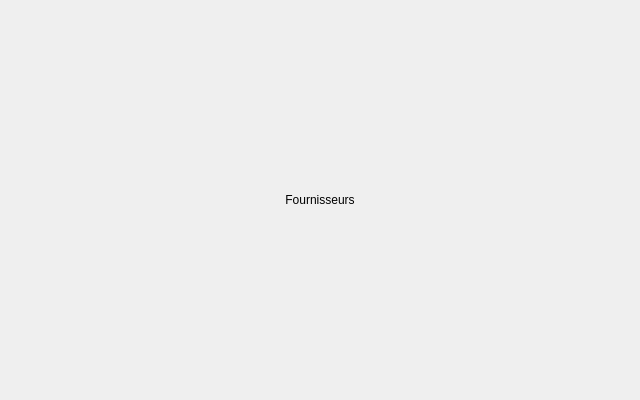
<?xml version="1.0" encoding="UTF-8"?>
<ui version="4.0">
 <class>Form</class>
 <widget class="QWidget" name="Form">
  <property name="styleSheet">
   <string notr="true">/* ==== AUTO-SYNCED QSS START (managed by theme/sync_qss.py) ==== */
/* ===================================================================== *
 * AZENZ - Global base style sheet                                       *
 * Single source of truth for all windows.                               *
 * Class-based for QFrame/QLabel; element-level for shared controls.     *
 * ===================================================================== */

#Background {
    background-color: #F8F9FB;
}

/* ===================================================================== *
 * Labels - class based (no global QLabel rule)                          *
 * ===================================================================== */
QLabel[class="label"] {
    color: #333333;
    border: none;
    background-color: transparent;
    font-family: "Inter", "Tajawal";
    font-size: 13px;
    font-weight: 500;
}

QLabel[class="field-label"] {
    color: #434655;
    background: transparent;
    border: none;
    font-family: "Inter", "Tajawal";
    font-size: 11px;
    font-weight: 600;
    text-transform: uppercase;
}

QLabel[class="title"] {
    color: #191c1e;
    background: transparent;
    border: none;
    font-family: "Inter", "Tajawal";
    font-size: 28px;
    font-weight: 700;
}

QLabel[class="subtitle"] {
    color: #6b7280;
    background: transparent;
    border: none;
    font-family: "Inter", "Tajawal";
    font-size: 14px;
    font-weight: 400;
}

QLabel[class="label-muted"] {
    color: rgb(154, 153, 150);
    background: transparent;
    border: none;
    font-family: "Inter", "Tajawal";
    font-size: 12px;
    font-weight: 400;
}

QLabel[class="section-title"] {
    color: #191c1e;
    background: transparent;
    border: none;
    font-family: "Inter", "Tajawal";
    font-size: 18px;
    font-weight: 600;
}

QLabel[class="separator"] {
    background-color: rgba(195, 197, 216, 0.5);
    border: none;
    height: 1px;
}

QLabel[class="separator-dashed"] {
    background-color: transparent;
    border-top: 1px dashed #d9dde7;
    min-height: 1px;
    max-height: 1px;
}

/* QLineEdit has Icon */
QLineEdit[class="icon-lineedit"] {
    background-color: #ffffff;
    border: 2px solid #e0e0e0;
    border-radius: 6px;
    padding: 6px;
    color: #333333;
    
    selection-background-color: #0051df; 
    selection-color: #ffffff;
}

QLineEdit[class="icon-lineedit"]:hover {
    border: 2px solid #b3b3b3;
}

QLineEdit[class="icon-lineedit"]:focus {
    border: 2px solid #0051df;
    background-color: #fbfcff;
}

QLineEdit[class="icon-lineedit"]:disabled {
    background-color: #f5f5f5;
    color: #a0a0a0;
    border: 2px solid #e8e8e8;
}

QLineEdit[class="icon-lineedit"][readOnly="true"] {
    background-color: #fafafa;
    color: #666666;
    border: 2px dashed #cccccc;
}

/* QLineEdit */
QLineEdit {
    background-color: #ffffff;
    border: 2px solid #e0e0e0;
    border-radius: 6px;
    padding: 6px 12px;
    font-size: 13px;
    font-weight: 500;
    font-family: "Inter";
    color: #333333;
    
    selection-background-color: #0051df; 
    selection-color: #ffffff;
}

QLineEdit:hover {
    border: 2px solid #b3b3b3;
}

QLineEdit:focus {
    border: 2px solid #0051df;
    background-color: #fbfcff;
}

QLineEdit:disabled {
    background-color: #f5f5f5;
    color: #a0a0a0;
    border: 2px solid #e8e8e8;
}

QLineEdit[readOnly="true"] {
    background-color: #fafafa;
    color: #666666;
    border: 2px dashed #cccccc;
}


/* ===================================================================== *
 * QPushButton (login)                                                   *
 * ===================================================================== */
/* Primary QPushButton Style */
QPushButton[class="primary"] {
    background-color: #0051df;
    color: #ffffff;
    border: none;
    border-radius: 8px;
    padding: 10px 16px;
    font-size: 12px;
    font-weight: 500;
    font-family: "Inter", "Tajawal";
}

QPushButton[class="primary"]:hover {
    background-color: rgba(0, 81, 223, 230); 
}

QPushButton[class="primary"]:pressed {
    background-color: rgba(0, 81, 223, 204);
}

QPushButton[class="primary"]:focus {
    border: 2px solid #00174d;
}


/* Outlined QPushButton Style */
QPushButton[class="outlined"] {
    background-color: #ffffff;
    color: #434655;
    border: 1px solid #c3c5d8;
    border-radius: 8px;
    padding: 10px 16px;
    font-size: 12px;
    font-weight: 500;
    font-family: "Inter", "Tajawal";
}    

QPushButton[class="outlined"]:hover {
    background-color: #f3f4f6;
}    

QPushButton[class="outlined"]:pressed {
    background-color: #edeef0;
}    

QPushButton[class="outlined"]:focus {
    border: 2px solid rgba(0, 81, 223, 51);
}    


/* CardToolButton */
QToolButton[class="card-button"] {
    color: #000;
    padding: 15px;
    padding-top: 20px;
    background-color: #f8f9fa;
    border: 1px solid #eaebf0;
    border-radius: 12px;
}

QToolButton[class="card-button"]:hover {
    background-color: #f3f4f6;
    border: 1px solid hsl(218, 100%, 55%);
}

QToolButton[class="card-button"]:pressed {
    background-color: #e5e7eb;
}

/* SidebarToolButton */
QToolButton[class="sidebar-button"] {
    background-color: transparent;
    color: #4b5563;
    border: none;
    border-left: 4px solid transparent; 
    padding: 12px 16px;
    spacing: 18px;
    
    text-align: left;
    font-size: 15px;
    font-weight: 500;
    font-family: "Inter";
}    

QToolButton[class="sidebar-button"]:checked {
    background-color: #d0e1fb;
    color: #0051df;
    border-left: 4px solid #0051df; 
    border-top-right-radius: 8px;
    border-bottom-right-radius: 8px;
    border-top-left-radius: 0px;
    border-bottom-left-radius: 0px;
}    

QToolButton[class="sidebar-button"]:unchecked:hover {
    background-color: #f3f4f6;
    border-top-right-radius: 8px;
    border-bottom-right-radius: 8px;
}    


QToolButton[class="icon-button"] {
    background-color: transparent;
    border: none;
    border-radius: 21px;
    padding: 8px;
}    

QToolButton[class="icon-button"]:hover {
    background-color: #f3f4f6;
}    

QToolButton[class="icon-button"]:pressed {
    background-color: #e5e7eb;
}    


/* LoginErrorLabel */
QLabel#LoginErrorLabel {
    background-color: #f8d7da;
    border: 1px solid #c9302c;
    border-radius: 10px;
    padding: 10px;
    padding-left: 15px;
	color: #721c24;	
	image: url(:/icons/icons/warning.svg);
	image-position: left;
}    


/* ComboBox Box */
QComboBox {
    background-color: #ffffff;
    border: 2px solid #e0e0e0;
    border-radius: 6px;
    padding: 6px 12px;
    font-family: "Inter";
    font-size: 13px;
    font-weight: 500;
    color: #333333;
    min-width: 60px;
}

QComboBox:hover {
    border: 2px solid #b3b3b3;
}

QComboBox:focus {
    border: 2px solid #0051df;
    background-color: #fbfcff;
}

QComboBox::drop-down {
    border: 6px;
}

QComboBox QAbstractItemView {
    background-color: #ffffff;
    border: 1px solid #eaebf0;
    border-radius: 0px;
    box-shadow: none;
    padding: 4px;
    font-family: "Inter";
    font-size: 13px;
    font-weight: 500;
    color: #333333;
    
    selection-background-color: #0051df;
    selection-color: #ffffff;
}

QComboBox QAbstractItemView::item {
    padding: 8px 12px;
    border-radius: 4px;
    color: #4b5563;
    min-height: 24px;
}

QComboBox QAbstractItemView::item:hover {
    background-color: #f3f4f6;
    color: #0051df;
}

/* 4. The Arrow Icon itself */
QComboBox::down-arrow {
    image: url(:/icons/icons/down_arrow.svg);
}


/* LoginFrame */
QFrame#LoginFrame {
    background-color: #ffffff;
    border: 1px solid #babcca; 
    border-radius: 12px; 
}    

QMainWindow#LoginWindow {
    background-color: rgb(255, 255, 255);
    border-image: url(:/images/images/Corporate background.png) 0 0 0 0 stretch stretch;
    background-repeat: no-repeat;
}


/* ===================================================================== *
 * Frames - class based (no global QFrame rule)                          *
 * ===================================================================== */
QFrame[class="card"] {
    background-color: #ffffff;
    border: 2px solid #e2e3e8; /* Soft gray border */
    border-radius: 12px;
}

QFrame[class="header"] {
    background-color: #f8fafc;       /* Very light slate/blue-gray tint */
    border-top-left-radius: 8px;     /* Round only the top corners */
    border-top-right-radius: 8px;
    border-bottom-left-radius: 0px;
    border-bottom-right-radius: 0px;
    border-bottom: 1px solid #e2e8f0; /* Subtle bottom separator line */
}

QFrame[class="gframe"] {
    background-color: transparent;   /* Blends seamlessly into sidebar background */
    border: none;
    
    padding-left: 0px;              /* Indents child elements like modern web apps */
    margin-top: 2px;
    margin-bottom: 4px;
}

/* Bar Frames */
QFrame#SidebarFrame, QFrame#FootSidebarFrame {
	border-right: 1px solid #d0d0d0;
    background-color: #f7f7f7;
}

QFrame#FootSidebarFrame {
    border-top: 1px solid #d0d0d0;
}

QFrame#TopBarFrame {
    border-bottom: 1px solid #d0d0d0;
}


/* ===================================================================== *
 * Summary / stat cards - unified class based set                        *
 * ===================================================================== */
QFrame[class="summary-card"] {
    background-color: #ffffff;
    border: 1px solid #eaebf0;
    border-radius: 12px;
}

QFrame[class="summary-card-inner"] {
    background-color: #f8fafc;
    border: 1px solid #e1e4ea;
    border-radius: 8px;
}

QLabel[class="summary-title"] {
    color: #434655;
    background: transparent;
    border: none;
    font-family: "Inter", "Tajawal";
    font-size: 12px;
    font-weight: 600;
}

QLabel[class="summary-value"] {
    color: #111827;
    background: transparent;
    border: none;
    font-family: "Inter", "Tajawal";
    font-size: 24px;
    font-weight: 700;
}

QLabel[class="summary-value-primary"] {
    color: #0051df;
    background: transparent;
    border: none;
    font-family: "Inter", "Tajawal";
    font-size: 24px;
    font-weight: 700;
}

QLabel[class="summary-value-danger"] {
    color: #dc2626;
    background: transparent;
    border: none;
    font-family: "Inter", "Tajawal";
    font-size: 24px;
    font-weight: 700;
}

QLabel[class="summary-label"] {
    color: #1f2937;
    background: transparent;
    border: none;
    font-family: "Inter", "Tajawal";
    font-size: 17px;
    font-weight: 500;
}

QLabel[class="summary-total"] {
    color: #020617;
    background: transparent;
    border: none;
    font-family: "Inter", "Tajawal";
    font-size: 22px;
    font-weight: 800;
}

QLabel[class="summary-total-value"] {
    color: #0051df;
    background: transparent;
    border: none;
    font-family: "Inter", "Tajawal";
    font-size: 28px;
    font-weight: 800;
}


/* ===================================================================== *
 * Data tables                                                           *
 * ===================================================================== */
QTableWidget {
    background-color: #ffffff;
    border: 1px solid #eaebf0;
    border-radius: 8px;
    color: #333333;
    font-size: 13px;
    gridline-color: transparent; /* We will use item borders instead of harsh gridlines */
    outline: none;               /* Removes the dotted focus ring around selected cells */
}

QHeaderView::section:horizontal {
    background-color: #f8f9fa;   /* Light gray header background */
    color: #4b5563;              /* Muted text color */
    font-weight: 600;
    border: none;
    border-bottom: 1px solid #eaebf0; /* Separates header from data */
    padding: 8px 12px;
    alignment: left;
}

QHeaderView::section:vertical {
    background-color: #f8f9fa;
    color: #4b5563;
    border: none;
    border-right: 1px solid #eaebf0;
    padding: 4px;
}

QTableWidget::item {
    padding: 4px 12px;
    border-bottom: 1px solid #f3f4f6; /* Creates soft, horizontal row dividers */
}

QTableWidget::item:hover {
    background-color: #f8f9fa;
}

QTableWidget::item:selected {
    background-color: #eff4ff;   /* Very pale blue background */
    color: #0051df;              /* Your primary blue for text */
}

QTableCornerButton::section {
    background-color: #f8f9fa;
    border: none;
    border-bottom: 1px solid #eaebf0;
    border-right: 1px solid #eaebf0;
}


/* ===================================================================== *
 * Tool buttons                                                          *
 * ===================================================================== */
QToolButton[class="primary"] {
    background-color: #2563eb; /* Vibrant primary blue */
    color: #ffffff;            /* Pure white text */
    border: none;
    border-radius: 6px;
    padding: 8px 16px;
    font-size: 13px;
    font-weight: 600;          /* Slightly bolder font to stand out */
}

QToolButton[class="primary"]:hover {
    background-color: #1d4ed8; /* Slightly darker blue on hover for feedback */
}

QToolButton[class="primary"]:pressed {
    background-color: #1e40af; /* Deep blue when actively clicked */
}

QToolButton[class="primary"]:disabled {
    background-color: #93c5fd; /* Faded, washed-out blue */
    color: #f8fafc;            /* Slightly dimmed white text */
}

QToolButton[class="secondary"] {
    background-color: transparent; /* Soft gray background */
    color: #374151;            /* Dark slate gray text */
    border: none;
    border-radius: 6px;
    padding: 6px 14px;
    font-size: 13px;
    font-weight: 500;
}

QToolButton[class="secondary"]:hover {
    background-color: #e5e7eb; /* Slightly darker gray on hover */
    color: #111827;            /* Almost black text on hover */
}

QToolButton[class="secondary"]:pressed {
    background-color: #d1d5db; /* Noticeable press state */
}

QToolButton[class="secondary-danger"] {
    background-color: transparent; /* Ghost button by default */
    color: #4b5563;                /* Muted gray text */
    border: none;
    border-radius: 6px;
    padding: 6px 14px;
    font-size: 13px;
    font-weight: 500;
}

QToolButton[class="secondary-danger"]:hover {
    background-color: #fef2f2;     /* Faint warning red background */
    color: #dc2626;                /* Strong red text */
}

QToolButton[class="secondary-danger"]:pressed {
    background-color: #fee2e2;     /* Slightly deeper red background */
    color: #b91c1c;                /* Darker red text */
}


/* ===================================================================== *
 * Date / time edits                                                     *
 * ===================================================================== */
QDateEdit {
    background-color: #ffffff;
    border: 2px solid #e0e0e0;       /* Matches your QComboBox */
    border-radius: 6px;
    padding: 6px 12px;
    font-size: 14px;
    color: #333333;
    min-width: 110px;
}

QDateEdit:hover {
    border: 2px solid #b3b3b3;       /* Slightly darker on hover */
}

QDateEdit:focus {
    border: 2px solid #2563eb;       /* Primary blue border when typing */
    background-color: #fbfcff;       /* Very faint blue tint */
}

QDateEdit::drop-down {
    subcontrol-origin: padding;
    subcontrol-position: top right;
    width: 32px;
    border-left: none;               /* Seamless look */
    border-top-right-radius: 6px;
    border-bottom-right-radius: 6px;
}

QDateEdit::down-arrow {
    image: url(":/icons/icons/Gcalendar.svg"); /* Pro-tip: Use a calendar icon instead of an arrow */
    width: 16px;
    height: 16px;
}


/* ===================================================================== *
 * Sidebar group toggles + tabs                                          *
 * ===================================================================== */
QToolButton[class="sidebar-gbutton"] {
    background-color: #f3f4f6;       /* Soft light-gray background */
    color: #4b5563;                  /* Muted slate text color */
    border: none;
    border-radius: 6px;
    font-size: 13px;
    font-weight: 600;                /* Semi-bold for category titles */
    padding: 8px 14px;
    text-align: left;                /* Keeps icon and text left-aligned */
}

QToolButton[class="sidebar-gbutton"]:hover {
    background-color: #e5e7eb;       /* Darker gray feedback on hover */
    color: #111827;                  /* High contrast text on hover */
}

QToolButton[class="sidebar-gbutton"][expanded="true"] {
    background-color: #eff4ff;       /* Soft tint of your primary blue */
    color: #0051df;                  /* Text turns primary blue when open */
}

QTabWidget::pane {
    border: none;                     /* Removes the harsh default box */
    border-top: 1px solid #e2e8f0;    /* Creates the continuous horizontal line under the tabs */
    background: transparent;          /* Lets your main background color show through */
}

QTabBar::tab {
    background: transparent;
    color: #64748b;                   /* Muted slate-gray text */
    font-size: 13px;
    font-weight: 500;
    padding: 10px 25px;               /* Breathing room around the text */
    border-bottom: 2px solid transparent; /* Invisible border to reserve space */
    
    /* CRUCIAL TRICK: Pulls the tab down 1px so its bottom border 
       perfectly overlaps the pane's top border line */
    margin-bottom: -1px;              
}

QTabBar::tab:hover:!selected {
    color: #1e293b;                   /* Darkens the text */
    border-bottom: 2px solid #cbd5e1; /* Shows a subtle gray underline preview */
}

QTabBar::tab:selected {
    color: #2563eb;                   /* Your vibrant primary blue */
    border-bottom: 2px solid #2563eb; /* The thick blue active underline */
}

QTabBar:focus {
    outline: none;
}

Line {
	color: #e3e3e3;
}
/* ==== AUTO-SYNCED QSS END ==== */
</string>
  </property>
  <property name="geometry">
   <rect>
    <x>0</x>
    <y>0</y>
    <width>640</width>
    <height>400</height>
   </rect>
  </property>
  <property name="windowTitle">
   <string>Form</string>
  </property>
  <layout class="QVBoxLayout" name="verticalLayout">
   <item>
    <widget class="QLabel" name="TitleLabel">
     <property name="text">
      <string>Fournisseurs</string>
     </property>
     <property name="alignment">
      <set>Qt::AlignCenter</set>
     </property>
    </widget>
   </item>
  </layout>
 </widget>
</ui>
